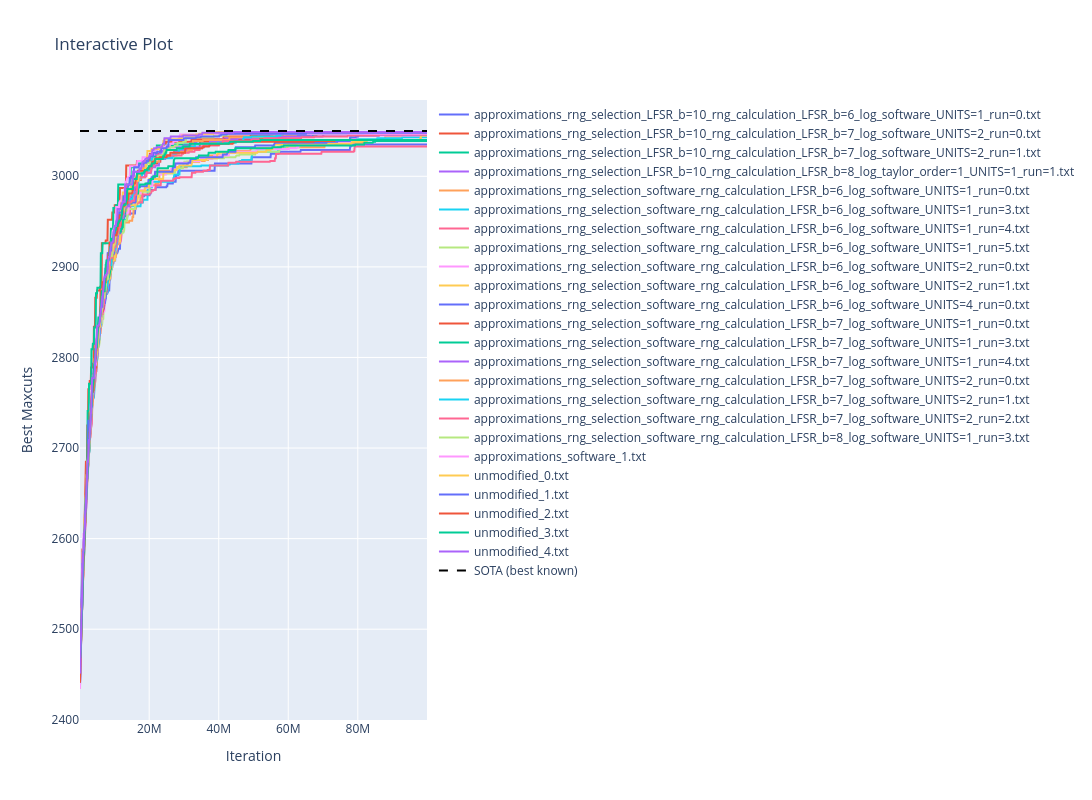

Notebook code cell kept with this figure:
### Code cell
plot_group(prefixes=["unmodified","approximations"])

### Figure 1 — Plotly figure (JSON) as saved in the notebook; plotly's stock layout.template omitted (floating-point values rounded to 4 significant figures; data arrays with more than 128 entries replaced by an {"elided": "..."} marker saying what was removed)
{"data": [{"mode": "lines", "name": "approximations_rng_selection_LFSR_b=10_rng_calculation_LFSR_b=6_log_software_UNITS=1_run=0.txt", "type": "scatter", "x": {"elided": "999 int values"}, "y": {"elided": "999 int values"}}, {"mode": "lines", "name": "approximations_rng_selection_LFSR_b=10_rng_calculation_LFSR_b=7_log_software_UNITS=2_run=0.txt", "type": "scatter", "x": {"elided": "999 int values"}, "y": {"elided": "999 int values"}}, {"mode": "lines", "name": "approximations_rng_selection_LFSR_b=10_rng_calculation_LFSR_b=7_log_software_UNITS=2_run=1.txt", "type": "scatter", "x": {"elided": "999 int values"}, "y": {"elided": "999 int values"}}, {"mode": "lines", "name": "approximations_rng_selection_LFSR_b=10_rng_calculation_LFSR_b=8_log_taylor_order=1_UNITS=1_run=1.txt", "type": "scatter", "x": {"elided": "999 int values"}, "y": {"elided": "999 int values"}}, {"mode": "lines", "name": "approximations_rng_selection_software_rng_calculation_LFSR_b=6_log_software_UNITS=1_run=0.txt", "type": "scatter", "x": {"elided": "999 int values"}, "y": {"elided": "999 int values"}}, {"mode": "lines", "name": "approximations_rng_selection_software_rng_calculation_LFSR_b=6_log_software_UNITS=1_run=3.txt", "type": "scatter", "x": {"elided": "999 int values"}, "y": {"elided": "999 int values"}}, {"mode": "lines", "name": "approximations_rng_selection_software_rng_calculation_LFSR_b=6_log_software_UNITS=1_run=4.txt", "type": "scatter", "x": {"elided": "999 int values"}, "y": {"elided": "999 int values"}}, {"mode": "lines", "name": "approximations_rng_selection_software_rng_calculation_LFSR_b=6_log_software_UNITS=1_run=5.txt", "type": "scatter", "x": {"elided": "999 int values"}, "y": {"elided": "999 int values"}}, {"mode": "lines", "name": "approximations_rng_selection_software_rng_calculation_LFSR_b=6_log_software_UNITS=2_run=0.txt", "type": "scatter", "x": {"elided": "999 int values"}, "y": {"elided": "999 int values"}}, {"mode": "lines", "name": "approximations_rng_selection_software_rng_calculation_LFSR_b=6_log_software_UNITS=2_run=1.txt", "type": "scatter", "x": {"elided": "999 int values"}, "y": {"elided": "999 int values"}}, {"mode": "lines", "name": "approximations_rng_selection_software_rng_calculation_LFSR_b=6_log_software_UNITS=4_run=0.txt", "type": "scatter", "x": {"elided": "999 int values"}, "y": {"elided": "999 int values"}}, {"mode": "lines", "name": "approximations_rng_selection_software_rng_calculation_LFSR_b=7_log_software_UNITS=1_run=0.txt", "type": "scatter", "x": {"elided": "999 int values"}, "y": {"elided": "999 int values"}}, {"mode": "lines", "name": "approximations_rng_selection_software_rng_calculation_LFSR_b=7_log_software_UNITS=1_run=3.txt", "type": "scatter", "x": {"elided": "999 int values"}, "y": {"elided": "999 int values"}}, {"mode": "lines", "name": "approximations_rng_selection_software_rng_calculation_LFSR_b=7_log_software_UNITS=1_run=4.txt", "type": "scatter", "x": {"elided": "999 int values"}, "y": {"elided": "999 int values"}}, {"mode": "lines", "name": "approximations_rng_selection_software_rng_calculation_LFSR_b=7_log_software_UNITS=2_run=0.txt", "type": "scatter", "x": {"elided": "999 int values"}, "y": {"elided": "999 int values"}}, {"mode": "lines", "name": "approximations_rng_selection_software_rng_calculation_LFSR_b=7_log_software_UNITS=2_run=1.txt", "type": "scatter", "x": {"elided": "999 int values"}, "y": {"elided": "999 int values"}}, {"mode": "lines", "name": "approximations_rng_selection_software_rng_calculation_LFSR_b=7_log_software_UNITS=2_run=2.txt", "type": "scatter", "x": {"elided": "999 int values"}, "y": {"elided": "999 int values"}}, {"mode": "lines", "name": "approximations_rng_selection_software_rng_calculation_LFSR_b=8_log_software_UNITS=1_run=3.txt", "type": "scatter", "x": {"elided": "999 int values"}, "y": {"elided": "999 int values"}}, {"mode": "lines", "name": "approximations_software_1.txt", "type": "scatter", "x": {"elided": "999 int values"}, "y": {"elided": "999 int values"}}, {"mode": "lines", "name": "unmodified_0.txt", "type": "scatter", "x": {"elided": "999 int values"}, "y": {"elided": "999 int values"}}, {"mode": "lines", "name": "unmodified_1.txt", "type": "scatter", "x": {"elided": "999 int values"}, "y": {"elided": "999 int values"}}, {"mode": "lines", "name": "unmodified_2.txt", "type": "scatter", "x": {"elided": "999 int values"}, "y": {"elided": "999 int values"}}, {"mode": "lines", "name": "unmodified_3.txt", "type": "scatter", "x": {"elided": "999 int values"}, "y": {"elided": "999 int values"}}, {"mode": "lines", "name": "unmodified_4.txt", "type": "scatter", "x": {"elided": "999 int values"}, "y": {"elided": "999 int values"}}, {"line": {"color": "black", "dash": "dash"}, "mode": "lines", "name": "SOTA (best known)", "type": "scatter", "x": [100000, 99900000], "y": [3050, 3050]}], "layout": {"height": 800, "title": {"text": "Interactive Plot"}, "width": 1600, "xaxis": {"anchor": "y", "domain": [0, 1], "title": {"text": "Iteration"}}, "yaxis": {"anchor": "x", "domain": [0, 1], "title": {"text": "Best Maxcuts"}}}}
